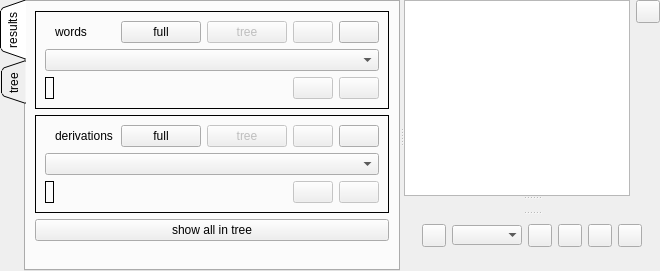
        <widget class="QSplitter" name="splitter_3">
         <property name="sizePolicy">
          <sizepolicy hsizetype="Expanding" vsizetype="Expanding">
           <horstretch>0</horstretch>
           <verstretch>0</verstretch>
          </sizepolicy>
         </property>
         <property name="orientation">
          <enum>Qt::Horizontal</enum>
         </property>
         <widget class="QTabWidget" name="tbPreview">
          <property name="sizePolicy">
           <sizepolicy hsizetype="Preferred" vsizetype="Expanding">
            <horstretch>0</horstretch>
            <verstretch>0</verstretch>
           </sizepolicy>
          </property>
          <property name="toolTip">
           <string notr="true"/>
          </property>
          <property name="tabPosition">
           <enum>QTabWidget::West</enum>
          </property>
          <property name="tabShape">
           <enum>QTabWidget::Triangular</enum>
          </property>
          <property name="currentIndex">
           <number>0</number>
          </property>
          <widget class="QWidget" name="tab_5">
           <attribute name="title">
            <string>results</string>
           </attribute>
           <attribute name="toolTip">
            <string>results (Meta+F1)</string>
           </attribute>
           <layout class="QVBoxLayout" name="verticalLayout_22">
            <item>
             <widget class="QFrame" name="frame">
              <property name="frameShape">
               <enum>QFrame::Box</enum>
              </property>
              <property name="frameShadow">
               <enum>QFrame::Plain</enum>
              </property>
              <layout class="QVBoxLayout" name="verticalLayout_3">
               <item>
                <layout class="QHBoxLayout" name="horizontalLayout">
                 <property name="leftMargin">
                  <number>10</number>
                 </property>
                 <item>
                  <widget class="QLabel" name="label_3">
                   <property name="text">
                    <string>words</string>
                   </property>
                  </widget>
                 </item>
                 <item>
                  <spacer name="horizontalSpacer">
                   <property name="orientation">
                    <enum>Qt::Horizontal</enum>
                   </property>
                   <property name="sizeHint" stdset="0">
                    <size>
                     <width>40</width>
                     <height>20</height>
                    </size>
                   </property>
                  </spacer>
                 </item>
                 <item>
                  <widget class="QPushButton" name="btFullW">
                   <property name="text">
                    <string>full</string>
                   </property>
                  </widget>
                 </item>
                 <item>
                  <widget class="QPushButton" name="btTreeW">
                   <property name="enabled">
                    <bool>false</bool>
                   </property>
                   <property name="text">
                    <string>tree</string>
                   </property>
                   <property name="shortcut">
                    <string>Ctrl+W</string>
                   </property>
                  </widget>
                 </item>
                 <item>
                  <widget class="QPushButton" name="btGoToW">
                   <property name="enabled">
                    <bool>false</bool>
                   </property>
                   <property name="focusPolicy">
                    <enum>Qt::NoFocus</enum>
                   </property>
                   <property name="toolTip">
                    <string>go to</string>
                   </property>
                   <property name="text">
                    <string/>
                   </property>
                   <property name="icon">
                    <iconset resource="resfile.qrc">
                     <normaloff>:/new/icons/icons/go.png</normaloff>:/new/icons/icons/go.png</iconset>
                   </property>
                   <property name="shortcut">
                    <string>Ctrl+G</string>
                   </property>
                  </widget>
                 </item>
                 <item>
                  <widget class="QPushButton" name="btWord">
                   <property name="focusPolicy">
                    <enum>Qt::NoFocus</enum>
                   </property>
                   <property name="toolTip">
                    <string>go to words</string>
                   </property>
                   <property name="text">
                    <string/>
                   </property>
                   <property name="icon">
                    <iconset resource="resfile.qrc">
                     <normaloff>:/new/icons/icons/uparrowto.png</normaloff>:/new/icons/icons/uparrowto.png</iconset>
                   </property>
                   <property name="shortcut">
                    <string>Ctrl+Home</string>
                   </property>
                  </widget>
                 </item>
                </layout>
               </item>
               <item>
                <widget class="MCmbBoxResult" name="cmbW">
                 <property name="minimumSize">
                  <size>
                   <width>0</width>
                   <height>0</height>
                  </size>
                 </property>
                 <property name="focusPolicy">
                  <enum>Qt::NoFocus</enum>
                 </property>
                 <property name="sizeAdjustPolicy">
                  <enum>QComboBox::AdjustToContentsOnFirstShow</enum>
                 </property>
                </widget>
               </item>
               <item>
                <layout class="QHBoxLayout" name="horizontalLayout_17">
                 <item>
                  <widget class="QLabel" name="lblW">
                   <property name="font">
                    <font>
                     <weight>75</weight>
                     <bold>true</bold>
                    </font>
                   </property>
                   <property name="frameShape">
                    <enum>QFrame::Box</enum>
                   </property>
                   <property name="text">
                    <string notr="true"/>
                   </property>
                   <property name="textFormat">
                    <enum>Qt::PlainText</enum>
                   </property>
                   <property name="alignment">
                    <set>Qt::AlignCenter</set>
                   </property>
                   <property name="margin">
                    <number>5</number>
                   </property>
                   <property name="textInteractionFlags">
                    <set>Qt::NoTextInteraction</set>
                   </property>
                  </widget>
                 </item>
                 <item>
                  <spacer name="horizontalSpacer_8">
                   <property name="orientation">
                    <enum>Qt::Horizontal</enum>
                   </property>
                   <property name="sizeHint" stdset="0">
                    <size>
                     <width>40</width>
                     <height>20</height>
                    </size>
                   </property>
                  </spacer>
                 </item>
                 <item>
                  <widget class="QPushButton" name="btWPrev">
                   <property name="enabled">
                    <bool>false</bool>
                   </property>
                   <property name="focusPolicy">
                    <enum>Qt::NoFocus</enum>
                   </property>
                   <property name="toolTip">
                    <string>go to previous word</string>
                   </property>
                   <property name="text">
                    <string/>
                   </property>
                   <property name="icon">
                    <iconset resource="resfile.qrc">
                     <normaloff>:/new/icons/icons/uparrow.png</normaloff>:/new/icons/icons/uparrow.png</iconset>
                   </property>
                   <property name="shortcut">
                    <string>Ctrl+PgUp</string>
                   </property>
                  </widget>
                 </item>
                 <item>
                  <widget class="QPushButton" name="btWNext">
                   <property name="enabled">
                    <bool>false</bool>
                   </property>
                   <property name="focusPolicy">
                    <enum>Qt::NoFocus</enum>
                   </property>
                   <property name="toolTip">
                    <string>go to next word</string>
                   </property>
                   <property name="text">
                    <string/>
                   </property>
                   <property name="icon">
                    <iconset resource="resfile.qrc">
                     <normaloff>:/new/icons/icons/downarrow.png</normaloff>:/new/icons/icons/downarrow.png</iconset>
                   </property>
                   <property name="shortcut">
                    <string>Ctrl+PgDown</string>
                   </property>
                  </widget>
                 </item>
                </layout>
               </item>
              </layout>
             </widget>
            </item>
            <item>
             <widget class="QFrame" name="frame_2">
              <property name="frameShape">
               <enum>QFrame::Box</enum>
              </property>
              <property name="frameShadow">
               <enum>QFrame::Plain</enum>
              </property>
              <layout class="QVBoxLayout" name="verticalLayout_21">
               <item>
                <layout class="QHBoxLayout" name="horizontalLayout_2">
                 <property name="leftMargin">
                  <number>10</number>
                 </property>
                 <item>
                  <widget class="QLabel" name="label_5">
                   <property name="text">
                    <string>derivations</string>
                   </property>
                  </widget>
                 </item>
                 <item>
                  <spacer name="horizontalSpacer_2">
                   <property name="orientation">
                    <enum>Qt::Horizontal</enum>
                   </property>
                   <property name="sizeHint" stdset="0">
                    <size>
                     <width>13</width>
                     <height>20</height>
                    </size>
                   </property>
                  </spacer>
                 </item>
                 <item>
                  <widget class="QPushButton" name="btFullD">
                   <property name="text">
                    <string>full</string>
                   </property>
                  </widget>
                 </item>
                 <item>
                  <widget class="QPushButton" name="btTreeD">
                   <property name="enabled">
                    <bool>false</bool>
                   </property>
                   <property name="text">
                    <string>tree</string>
                   </property>
                   <property name="shortcut">
                    <string>Ctrl+D</string>
                   </property>
                  </widget>
                 </item>
                 <item>
                  <widget class="QPushButton" name="btGoToD">
                   <property name="enabled">
                    <bool>false</bool>
                   </property>
                   <property name="focusPolicy">
                    <enum>Qt::NoFocus</enum>
                   </property>
                   <property name="toolTip">
                    <string>go to</string>
                   </property>
                   <property name="text">
                    <string/>
                   </property>
                   <property name="icon">
                    <iconset resource="resfile.qrc">
                     <normaloff>:/new/icons/icons/go.png</normaloff>:/new/icons/icons/go.png</iconset>
                   </property>
                   <property name="shortcut">
                    <string>Ctrl+Shift+G</string>
                   </property>
                  </widget>
                 </item>
                 <item>
                  <widget class="QPushButton" name="btDeriv">
                   <property name="focusPolicy">
                    <enum>Qt::NoFocus</enum>
                   </property>
                   <property name="toolTip">
                    <string>go to derivations</string>
                   </property>
                   <property name="text">
                    <string/>
                   </property>
                   <property name="icon">
                    <iconset resource="resfile.qrc">
                     <normaloff>:/new/icons/icons/uparrowto.png</normaloff>:/new/icons/icons/uparrowto.png</iconset>
                   </property>
                   <property name="shortcut">
                    <string>Ctrl+Shift+Home</string>
                   </property>
                  </widget>
                 </item>
                </layout>
               </item>
               <item>
                <widget class="MCmbBoxResult" name="cmbD">
                 <property name="minimumSize">
                  <size>
                   <width>0</width>
                   <height>0</height>
                  </size>
                 </property>
                 <property name="focusPolicy">
                  <enum>Qt::NoFocus</enum>
                 </property>
                 <property name="sizeAdjustPolicy">
                  <enum>QComboBox::AdjustToContentsOnFirstShow</enum>
                 </property>
                </widget>
               </item>
               <item>
                <layout class="QHBoxLayout" name="horizontalLayout_18">
                 <item>
                  <widget class="QLabel" name="lblD">
                   <property name="font">
                    <font>
                     <weight>75</weight>
                     <bold>true</bold>
                    </font>
                   </property>
                   <property name="frameShape">
                    <enum>QFrame::Box</enum>
                   </property>
                   <property name="text">
                    <string notr="true"/>
                   </property>
                   <property name="textFormat">
                    <enum>Qt::PlainText</enum>
                   </property>
                   <property name="alignment">
                    <set>Qt::AlignCenter</set>
                   </property>
                   <property name="margin">
                    <number>5</number>
                   </property>
                   <property name="textInteractionFlags">
                    <set>Qt::NoTextInteraction</set>
                   </property>
                  </widget>
                 </item>
                 <item>
                  <spacer name="horizontalSpacer_9">
                   <property name="orientation">
                    <enum>Qt::Horizontal</enum>
                   </property>
                   <property name="sizeHint" stdset="0">
                    <size>
                     <width>40</width>
                     <height>20</height>
                    </size>
                   </property>
                  </spacer>
                 </item>
                 <item>
                  <widget class="QPushButton" name="btDPrev">
                   <property name="enabled">
                    <bool>false</bool>
                   </property>
                   <property name="focusPolicy">
                    <enum>Qt::NoFocus</enum>
                   </property>
                   <property name="toolTip">
                    <string>go to previous derivation</string>
                   </property>
                   <property name="text">
                    <string/>
                   </property>
                   <property name="icon">
                    <iconset resource="resfile.qrc">
                     <normaloff>:/new/icons/icons/uparrow.png</normaloff>:/new/icons/icons/uparrow.png</iconset>
                   </property>
                   <property name="shortcut">
                    <string>Ctrl+Shift+PgUp</string>
                   </property>
                  </widget>
                 </item>
                 <item>
                  <widget class="QPushButton" name="btDNext">
                   <property name="enabled">
                    <bool>false</bool>
                   </property>
                   <property name="focusPolicy">
                    <enum>Qt::NoFocus</enum>
                   </property>
                   <property name="toolTip">
                    <string>go to next derivation</string>
                   </property>
                   <property name="text">
                    <string/>
                   </property>
                   <property name="icon">
                    <iconset resource="resfile.qrc">
                     <normaloff>:/new/icons/icons/downarrow.png</normaloff>:/new/icons/icons/downarrow.png</iconset>
                   </property>
                   <property name="shortcut">
                    <string>Ctrl+Shift+PgDown</string>
                   </property>
                  </widget>
                 </item>
                </layout>
               </item>
              </layout>
             </widget>
            </item>
            <item>
             <widget class="QPushButton" name="btAllInTree">
              <property name="text">
               <string>show all in tree</string>
              </property>
              <property name="shortcut">
               <string>Ctrl+T</string>
              </property>
             </widget>
            </item>
            <item>
             <spacer name="verticalSpacer">
              <property name="orientation">
               <enum>Qt::Vertical</enum>
              </property>
              <property name="sizeHint" stdset="0">
               <size>
                <width>20</width>
                <height>19</height>
               </size>
              </property>
             </spacer>
            </item>
           </layout>
          </widget>
          <widget class="QWidget" name="tab_6">
           <attribute name="title">
            <string>tree</string>
           </attribute>
           <attribute name="toolTip">
            <string>tree (Meta+F2)</string>
           </attribute>
           <layout class="QVBoxLayout" name="verticalLayout_10">
            <item>
             <layout class="QHBoxLayout" name="horizontalLayout_15">
              <property name="leftMargin">
               <number>0</number>
              </property>
              <item>
               <spacer name="horizontalSpacer_7">
                <property name="orientation">
                 <enum>Qt::Horizontal</enum>
                </property>
                <property name="sizeHint" stdset="0">
                 <size>
                  <width>40</width>
                  <height>20</height>
                 </size>
                </property>
               </spacer>
              </item>
              <item>
               <widget class="QToolButton" name="btAction2">
                <property name="text">
                 <string>action</string>
                </property>
                <property name="icon">
                 <iconset resource="resfile.qrc">
                  <normaloff>:/new/icons/icons/action.png</normaloff>:/new/icons/icons/action.png</iconset>
                </property>
                <property name="shortcut">
                 <string>Meta+A</string>
                </property>
                <property name="checkable">
                 <bool>true</bool>
                </property>
                <property name="toolButtonStyle">
                 <enum>Qt::ToolButtonTextBesideIcon</enum>
                </property>
               </widget>
              </item>
             </layout>
            </item>
            <item>
             <widget class="CCrumResultTree" name="treeResult">
              <property name="contextMenuPolicy">
               <enum>Qt::CustomContextMenu</enum>
              </property>
              <property name="selectionMode">
               <enum>QAbstractItemView::NoSelection</enum>
              </property>
              <attribute name="headerVisible">
               <bool>false</bool>
              </attribute>
              <column>
               <property name="text">
                <string>word</string>
               </property>
              </column>
             </widget>
            </item>
           </layout>
          </widget>
         </widget>
         <widget class="QSplitter" name="splitter_2">
          <property name="sizePolicy">
           <sizepolicy hsizetype="Expanding" vsizetype="Expanding">
            <horstretch>0</horstretch>
            <verstretch>0</verstretch>
           </sizepolicy>
          </property>
          <property name="orientation">
           <enum>Qt::Vertical</enum>
          </property>
          <widget class="QWidget" name="wdgQuot" native="true">
           <property name="sizePolicy">
            <sizepolicy hsizetype="Expanding" vsizetype="Preferred">
             <horstretch>0</horstretch>
             <verstretch>0</verstretch>
            </sizepolicy>
           </property>
           <layout class="QHBoxLayout" name="horizontalLayout_12">
            <item>
             <widget class="QTextBrowser" name="txtQuot">
              <property name="sizePolicy">
               <sizepolicy hsizetype="Expanding" vsizetype="Preferred">
                <horstretch>0</horstretch>
                <verstretch>0</verstretch>
               </sizepolicy>
              </property>
              <property name="openLinks">
               <bool>false</bool>
              </property>
             </widget>
            </item>
            <item>
             <layout class="QVBoxLayout" name="verticalLayout_11">
              <item>
               <widget class="QToolButton" name="btHideQuot">
                <property name="toolTip">
                 <string>hide</string>
                </property>
                <property name="text">
                 <string/>
                </property>
                <property name="icon">
                 <iconset resource="resfile.qrc">
                  <normaloff>:/new/icons/icons/stop.png</normaloff>:/new/icons/icons/stop.png</iconset>
                </property>
                <property name="shortcut">
                 <string>Esc</string>
                </property>
               </widget>
              </item>
              <item>
               <spacer name="verticalSpacer_3">
                <property name="orientation">
                 <enum>Qt::Vertical</enum>
                </property>
                <property name="sizeType">
                 <enum>QSizePolicy::Expanding</enum>
                </property>
                <property name="sizeHint" stdset="0">
                 <size>
                  <width>20</width>
                  <height>28</height>
                 </size>
                </property>
               </spacer>
              </item>
             </layout>
            </item>
           </layout>
          </widget>
          <widget class="QStackedWidget" name="stwView">
           <property name="sizePolicy">
            <sizepolicy hsizetype="Expanding" vsizetype="Expanding">
             <horstretch>0</horstretch>
             <verstretch>0</verstretch>
            </sizepolicy>
           </property>
           <property name="currentIndex">
            <number>1</number>
           </property>
           <widget class="QWidget" name="page">
            <layout class="QHBoxLayout" name="horizontalLayout_11">
             <item>
              <widget class="CBookTextBrowser" name="brPreview" native="true"/>
             </item>
            </layout>
           </widget>
           <widget class="QWidget" name="page_2">
            <layout class="QVBoxLayout" name="verticalLayout_8">
             <item>
              <widget class="QSplitter" name="splitter">
               <property name="orientation">
                <enum>Qt::Vertical</enum>
               </property>
               <widget class="CBookTextBrowser" name="tbrOne" native="true">
                <property name="sizePolicy">
                 <sizepolicy hsizetype="Expanding" vsizetype="Expanding">
                  <horstretch>0</horstretch>
                  <verstretch>0</verstretch>
                 </sizepolicy>
                </property>
               </widget>
               <widget class="QWidget" name="layoutWidget">
                <layout class="QVBoxLayout" name="verticalLayout_7">
                 <item>
                  <widget class="QWidget" name="widget2" native="true">
                   <property name="sizePolicy">
                    <sizepolicy hsizetype="Expanding" vsizetype="Minimum">
                     <horstretch>0</horstretch>
                     <verstretch>0</verstretch>
                    </sizepolicy>
                   </property>
                   <layout class="QHBoxLayout" name="horizontalLayout_5">
                    <item>
                     <widget class="QToolButton" name="btShow">
                      <property name="sizePolicy">
                       <sizepolicy hsizetype="Preferred" vsizetype="Preferred">
                        <horstretch>0</horstretch>
                        <verstretch>0</verstretch>
                       </sizepolicy>
                      </property>
                      <property name="focusPolicy">
                       <enum>Qt::NoFocus</enum>
                      </property>
                      <property name="toolTip">
                       <string>scroll to</string>
                      </property>
                      <property name="text">
                       <string/>
                      </property>
                      <property name="icon">
                       <iconset resource="resfile.qrc">
                        <normaloff>:/new/icons/icons/go.png</normaloff>:/new/icons/icons/go.png</iconset>
                      </property>
                      <property name="shortcut">
                       <string>Ctrl+Alt+G</string>
                      </property>
                     </widget>
                    </item>
                    <item>
                     <widget class="MCmbBoxResult" name="cmbChilds">
                      <property name="sizePolicy">
                       <sizepolicy hsizetype="Expanding" vsizetype="Fixed">
                        <horstretch>0</horstretch>
                        <verstretch>0</verstretch>
                       </sizepolicy>
                      </property>
                      <property name="sizeAdjustPolicy">
                       <enum>QComboBox::AdjustToContentsOnFirstShow</enum>
                      </property>
                      <property name="frame">
                       <bool>false</bool>
                      </property>
                     </widget>
                    </item>
                    <item>
                     <widget class="QToolButton" name="btUp">
                      <property name="sizePolicy">
                       <sizepolicy hsizetype="Preferred" vsizetype="Preferred">
                        <horstretch>0</horstretch>
                        <verstretch>0</verstretch>
                       </sizepolicy>
                      </property>
                      <property name="focusPolicy">
                       <enum>Qt::NoFocus</enum>
                      </property>
                      <property name="toolTip">
                       <string>scroll to previous</string>
                      </property>
                      <property name="text">
                       <string/>
                      </property>
                      <property name="icon">
                       <iconset resource="resfile.qrc">
                        <normaloff>:/new/icons/icons/uparrow.png</normaloff>:/new/icons/icons/uparrow.png</iconset>
                      </property>
                      <property name="shortcut">
                       <string>Ctrl+Alt+PgUp</string>
                      </property>
                     </widget>
                    </item>
                    <item>
                     <widget class="QToolButton" name="btDown">
                      <property name="sizePolicy">
                       <sizepolicy hsizetype="Preferred" vsizetype="Preferred">
                        <horstretch>0</horstretch>
                        <verstretch>0</verstretch>
                       </sizepolicy>
                      </property>
                      <property name="focusPolicy">
                       <enum>Qt::NoFocus</enum>
                      </property>
                      <property name="toolTip">
                       <string>scroll to next</string>
                      </property>
                      <property name="text">
                       <string/>
                      </property>
                      <property name="icon">
                       <iconset resource="resfile.qrc">
                        <normaloff>:/new/icons/icons/downarrow.png</normaloff>:/new/icons/icons/downarrow.png</iconset>
                      </property>
                      <property name="shortcut">
                       <string>Ctrl+Alt+PgDown</string>
                      </property>
                     </widget>
                    </item>
                    <item>
                     <widget class="QToolButton" name="btTop">
                      <property name="sizePolicy">
                       <sizepolicy hsizetype="Preferred" vsizetype="Preferred">
                        <horstretch>0</horstretch>
                        <verstretch>0</verstretch>
                       </sizepolicy>
                      </property>
                      <property name="focusPolicy">
                       <enum>Qt::NoFocus</enum>
                      </property>
                      <property name="toolTip">
                       <string>scroll to first</string>
                      </property>
                      <property name="text">
                       <string/>
                      </property>
                      <property name="icon">
                       <iconset resource="resfile.qrc">
                        <normaloff>:/new/icons/icons/uparrowto.png</normaloff>:/new/icons/icons/uparrowto.png</iconset>
                      </property>
                      <property name="shortcut">
                       <string>Ctrl+Alt+Home</string>
                      </property>
                     </widget>
                    </item>
                    <item>
                     <widget class="QToolButton" name="btBottom">
                      <property name="sizePolicy">
                       <sizepolicy hsizetype="Preferred" vsizetype="Preferred">
                        <horstretch>0</horstretch>
                        <verstretch>0</verstretch>
                       </sizepolicy>
                      </property>
                      <property name="focusPolicy">
                       <enum>Qt::NoFocus</enum>
                      </property>
                      <property name="toolTip">
                       <string>scroll to last</string>
                      </property>
                      <property name="text">
                       <string/>
                      </property>
                      <property name="icon">
                       <iconset resource="resfile.qrc">
                        <normaloff>:/new/icons/icons/downarrowto.png</normaloff>:/new/icons/icons/downarrowto.png</iconset>
                      </property>
                      <property name="shortcut">
                       <string>Ctrl+Alt+End</string>
                      </property>
                     </widget>
                    </item>
                   </layout>
                  </widget>
                 </item>
                 <item>
                  <widget class="CBookTextBrowser" name="tbrTwo" native="true">
                   <property name="sizePolicy">
                    <sizepolicy hsizetype="Expanding" vsizetype="Expanding">
                     <horstretch>0</horstretch>
                     <verstretch>0</verstretch>
                    </sizepolicy>
                   </property>
                  </widget>
                 </item>
                </layout>
               </widget>
              </widget>
             </item>
            </layout>
           </widget>
          </widget>
         </widget>
        </widget>
